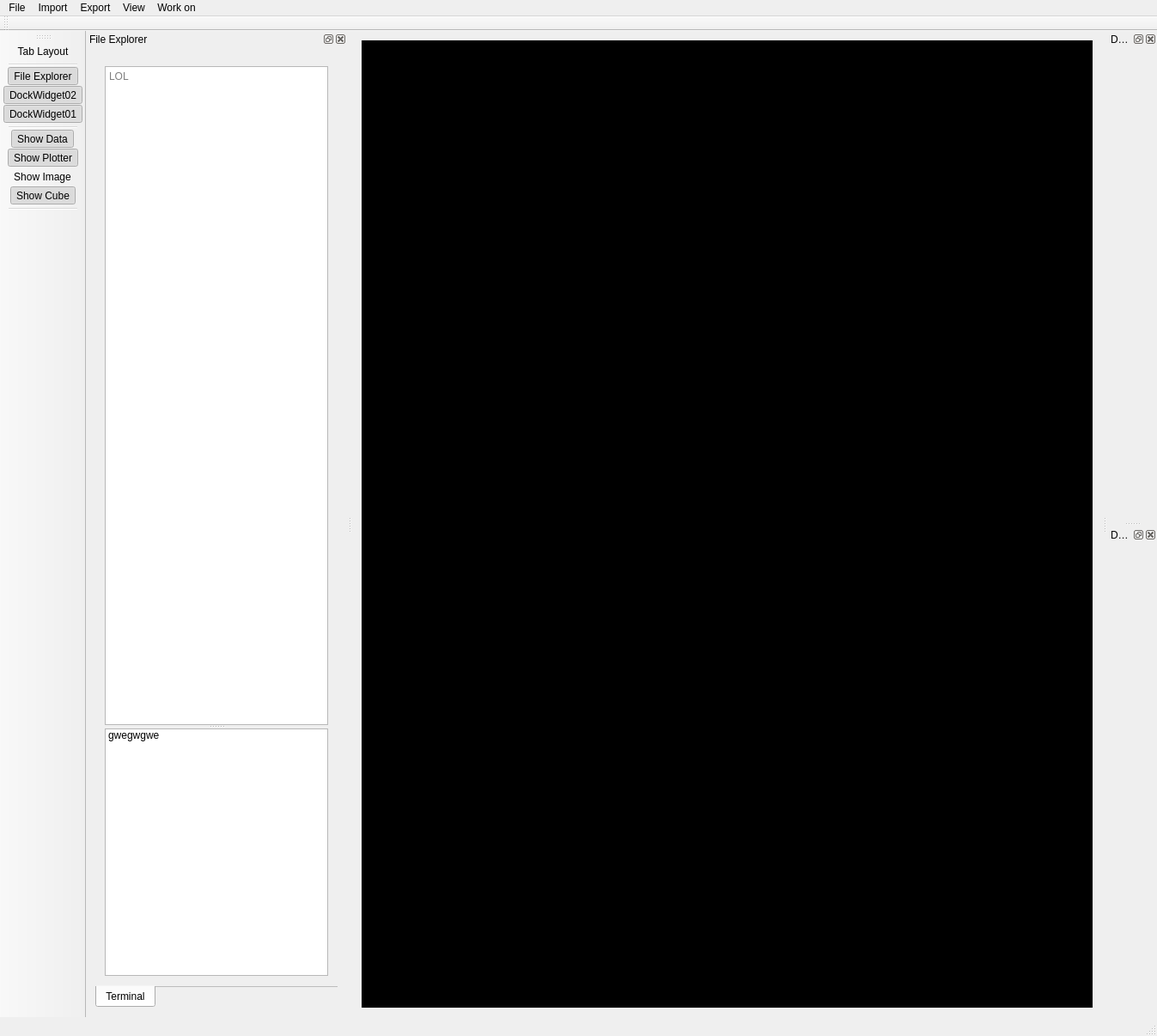
<?xml version="1.0" encoding="UTF-8"?>
<ui version="4.0">
 <class>EnVision_baseUI</class>
 <widget class="QMainWindow" name="EnVision_baseUI">
  <property name="geometry">
   <rect>
    <x>0</x>
    <y>0</y>
    <width>1347</width>
    <height>1206</height>
   </rect>
  </property>
  <property name="windowTitle">
   <string>EnVision</string>
  </property>
  <property name="documentMode">
   <bool>true</bool>
  </property>
  <property name="dockNestingEnabled">
   <bool>true</bool>
  </property>
  <widget class="QWidget" name="centralWidget">
   <layout class="QGridLayout" name="gridLayout">
    <property name="leftMargin">
     <number>0</number>
    </property>
    <property name="topMargin">
     <number>0</number>
    </property>
    <property name="rightMargin">
     <number>0</number>
    </property>
    <property name="bottomMargin">
     <number>0</number>
    </property>
    <item row="0" column="0">
     <widget class="QStackedWidget" name="stackedWidget">
      <property name="lineWidth">
       <number>0</number>
      </property>
      <property name="currentIndex">
       <number>1</number>
      </property>
      <widget class="QWidget" name="page_Maintenance">
       <layout class="QGridLayout" name="gridLayout_9"/>
      </widget>
      <widget class="QWidget" name="page_Data">
       <layout class="QGridLayout" name="gridLayout_2">
        <item row="0" column="0">
         <widget class="QMdiArea" name="mdiArea">
          <property name="cursor" stdset="0">
           <cursorShape>ArrowCursor</cursorShape>
          </property>
          <property name="lineWidth">
           <number>0</number>
          </property>
          <property name="verticalScrollBarPolicy">
           <enum>Qt::ScrollBarAlwaysOff</enum>
          </property>
          <property name="horizontalScrollBarPolicy">
           <enum>Qt::ScrollBarAlwaysOff</enum>
          </property>
          <property name="sizeAdjustPolicy">
           <enum>QAbstractScrollArea::AdjustToContents</enum>
          </property>
          <property name="background">
           <brush brushstyle="SolidPattern">
            <color alpha="255">
             <red>0</red>
             <green>0</green>
             <blue>0</blue>
            </color>
           </brush>
          </property>
          <property name="viewMode">
           <enum>QMdiArea::TabbedView</enum>
          </property>
          <property name="documentMode">
           <bool>true</bool>
          </property>
          <property name="tabsMovable">
           <bool>true</bool>
          </property>
          <property name="tabShape">
           <enum>QTabWidget::Triangular</enum>
          </property>
          <widget class="QWidget" name="Plotter">
           <property name="windowTitle">
            <string>Plotter</string>
           </property>
           <layout class="QGridLayout" name="gridLayout_3"/>
          </widget>
          <widget class="QWidget" name="Data">
           <property name="windowTitle">
            <string>Data</string>
           </property>
           <layout class="QGridLayout" name="gridLayout_4"/>
          </widget>
          <widget class="QWidget" name="Cube">
           <property name="windowTitle">
            <string>Cube</string>
           </property>
           <layout class="QGridLayout" name="gridLayout_8"/>
          </widget>
          <widget class="QWidget" name="Image">
           <property name="windowTitle">
            <string>Image</string>
           </property>
           <layout class="QGridLayout" name="gridLayout_11"/>
          </widget>
         </widget>
        </item>
       </layout>
      </widget>
     </widget>
    </item>
   </layout>
  </widget>
  <widget class="QMenuBar" name="menuBar">
   <property name="geometry">
    <rect>
     <x>0</x>
     <y>0</y>
     <width>1347</width>
     <height>21</height>
    </rect>
   </property>
   <widget class="QMenu" name="menuImport">
    <property name="title">
     <string>Import</string>
    </property>
   </widget>
   <widget class="QMenu" name="menuExport">
    <property name="title">
     <string>Export</string>
    </property>
   </widget>
   <widget class="QMenu" name="menuView">
    <property name="title">
     <string>View</string>
    </property>
    <addaction name="separator"/>
    <addaction name="actionCascade"/>
    <addaction name="actionTile"/>
    <addaction name="actionOverview"/>
   </widget>
   <widget class="QMenu" name="menuWork_on">
    <property name="title">
     <string>Work on</string>
    </property>
    <addaction name="actionColorma"/>
    <addaction name="actionRotate"/>
    <addaction name="actionZoom"/>
    <addaction name="actionPan"/>
   </widget>
   <widget class="QMenu" name="menuFile">
    <property name="title">
     <string>File</string>
    </property>
    <addaction name="actionSave_state"/>
    <addaction name="actionReload_state"/>
    <addaction name="actionExit"/>
   </widget>
   <addaction name="menuFile"/>
   <addaction name="menuImport"/>
   <addaction name="menuExport"/>
   <addaction name="menuView"/>
   <addaction name="menuWork_on"/>
  </widget>
  <widget class="QToolBar" name="mainToolBar">
   <property name="windowTitle">
    <string>menuBar_01</string>
   </property>
   <attribute name="toolBarArea">
    <enum>TopToolBarArea</enum>
   </attribute>
   <attribute name="toolBarBreak">
    <bool>false</bool>
   </attribute>
  </widget>
  <widget class="QStatusBar" name="statusBar"/>
  <widget class="QToolBar" name="toolBar">
   <property name="windowTitle">
    <string>toolBar_Left</string>
   </property>
   <attribute name="toolBarArea">
    <enum>LeftToolBarArea</enum>
   </attribute>
   <attribute name="toolBarBreak">
    <bool>false</bool>
   </attribute>
   <addaction name="actionSwitchTileOrCascade"/>
   <addaction name="separator"/>
   <addaction name="actionToggleDockWidget03"/>
   <addaction name="actionToggleDockWidget02"/>
   <addaction name="actionToggleDockWidget01"/>
   <addaction name="separator"/>
   <addaction name="actionToggleTableWidget"/>
   <addaction name="actionTogglePlotWidget"/>
   <addaction name="actionToggleImageWidget"/>
   <addaction name="actionToggleCubeWidget"/>
   <addaction name="separator"/>
  </widget>
  <widget class="QDockWidget" name="dockWidget_01">
   <property name="windowTitle">
    <string>DockWidget01</string>
   </property>
   <attribute name="dockWidgetArea">
    <number>2</number>
   </attribute>
   <widget class="QWidget" name="dockWidgetContents">
    <layout class="QGridLayout" name="gridLayout_5"/>
   </widget>
  </widget>
  <widget class="QDockWidget" name="dockWidget_02">
   <property name="windowTitle">
    <string>DockWidget02</string>
   </property>
   <attribute name="dockWidgetArea">
    <number>2</number>
   </attribute>
   <widget class="QWidget" name="dockWidgetContents_2">
    <layout class="QGridLayout" name="gridLayout_10"/>
   </widget>
  </widget>
  <widget class="QDockWidget" name="dockWidget_03">
   <property name="minimumSize">
    <size>
     <width>191</width>
     <height>390</height>
    </size>
   </property>
   <property name="accessibleName">
    <string/>
   </property>
   <property name="autoFillBackground">
    <bool>false</bool>
   </property>
   <property name="floating">
    <bool>false</bool>
   </property>
   <property name="allowedAreas">
    <set>Qt::LeftDockWidgetArea|Qt::RightDockWidgetArea</set>
   </property>
   <property name="windowTitle">
    <string>File Explorer</string>
   </property>
   <attribute name="dockWidgetArea">
    <number>1</number>
   </attribute>
   <widget class="QWidget" name="dockWidgetContents_3">
    <layout class="QGridLayout" name="gridLayout_6">
     <item row="1" column="0">
      <widget class="QTabWidget" name="tabWidget_filedialog">
       <property name="tabPosition">
        <enum>QTabWidget::South</enum>
       </property>
       <property name="tabShape">
        <enum>QTabWidget::Rounded</enum>
       </property>
       <property name="currentIndex">
        <number>0</number>
       </property>
       <property name="documentMode">
        <bool>true</bool>
       </property>
       <property name="tabBarAutoHide">
        <bool>false</bool>
       </property>
       <widget class="QWidget" name="tab_2">
        <attribute name="title">
         <string>Terminal</string>
        </attribute>
        <layout class="QGridLayout" name="gridLayout_7">
         <item row="0" column="0">
          <widget class="QSplitter" name="splitter">
           <property name="orientation">
            <enum>Qt::Vertical</enum>
           </property>
           <widget class="QTextBrowser" name="textBrowser">
            <property name="documentTitle">
             <string>THIS IS A TEST</string>
            </property>
            <property name="textInteractionFlags">
             <set>Qt::LinksAccessibleByKeyboard|Qt::LinksAccessibleByMouse|Qt::TextBrowserInteraction|Qt::TextEditable|Qt::TextEditorInteraction|Qt::TextSelectableByKeyboard|Qt::TextSelectableByMouse</set>
            </property>
            <property name="placeholderText">
             <string>LOL</string>
            </property>
           </widget>
           <widget class="QListWidget" name="listWidget_term">
            <property name="sizeAdjustPolicy">
             <enum>QAbstractScrollArea::AdjustToContents</enum>
            </property>
            <property name="editTriggers">
             <set>QAbstractItemView::AnyKeyPressed|QAbstractItemView::DoubleClicked|QAbstractItemView::EditKeyPressed|QAbstractItemView::SelectedClicked</set>
            </property>
            <property name="alternatingRowColors">
             <bool>true</bool>
            </property>
            <property name="modelColumn">
             <number>0</number>
            </property>
            <property name="uniformItemSizes">
             <bool>false</bool>
            </property>
            <property name="selectionRectVisible">
             <bool>true</bool>
            </property>
            <item>
             <property name="text">
              <string>gwegwgwe</string>
             </property>
             <property name="flags">
              <set>ItemIsSelectable|ItemIsEditable|ItemIsDragEnabled|ItemIsUserCheckable|ItemIsEnabled</set>
             </property>
            </item>
           </widget>
          </widget>
         </item>
        </layout>
       </widget>
      </widget>
     </item>
    </layout>
   </widget>
  </widget>
  <action name="actionCascade">
   <property name="text">
    <string>Cascade</string>
   </property>
  </action>
  <action name="actionTile">
   <property name="text">
    <string>Tile</string>
   </property>
  </action>
  <action name="actionOverview">
   <property name="text">
    <string>Overview</string>
   </property>
  </action>
  <action name="actionColorma">
   <property name="text">
    <string>Overlay</string>
   </property>
  </action>
  <action name="actionRotate">
   <property name="text">
    <string>Rotate</string>
   </property>
  </action>
  <action name="actionZoom">
   <property name="text">
    <string>Zoom</string>
   </property>
  </action>
  <action name="actionPan">
   <property name="text">
    <string>Pan</string>
   </property>
  </action>
  <action name="actionExit">
   <property name="text">
    <string>Exit</string>
   </property>
  </action>
  <action name="actionSave_state">
   <property name="text">
    <string>Save state</string>
   </property>
  </action>
  <action name="actionSwitchTileOrCascade">
   <property name="checkable">
    <bool>false</bool>
   </property>
   <property name="checked">
    <bool>false</bool>
   </property>
   <property name="text">
    <string>Tab Layout</string>
   </property>
   <property name="toolTip">
    <string>CTRL+T: Change Tab Layout</string>
   </property>
  </action>
  <action name="actionToggleDockWidget03">
   <property name="checkable">
    <bool>true</bool>
   </property>
   <property name="checked">
    <bool>true</bool>
   </property>
   <property name="text">
    <string>File Explorer</string>
   </property>
   <property name="toolTip">
    <string>Hide/Show File Dialog</string>
   </property>
  </action>
  <action name="actionToggleDockWidget02">
   <property name="checkable">
    <bool>true</bool>
   </property>
   <property name="checked">
    <bool>true</bool>
   </property>
   <property name="text">
    <string>DockWidget02</string>
   </property>
   <property name="toolTip">
    <string>Hide/Show Widget02</string>
   </property>
  </action>
  <action name="actionToggleDockWidget01">
   <property name="checkable">
    <bool>true</bool>
   </property>
   <property name="checked">
    <bool>true</bool>
   </property>
   <property name="text">
    <string>DockWidget01</string>
   </property>
   <property name="toolTip">
    <string>Hide/Show Widget01</string>
   </property>
  </action>
  <action name="actionToggleImageWidget">
   <property name="checkable">
    <bool>true</bool>
   </property>
   <property name="text">
    <string>Show Image</string>
   </property>
   <property name="toolTip">
    <string>Hide/Show Image</string>
   </property>
  </action>
  <action name="actionToggleTableWidget">
   <property name="checkable">
    <bool>true</bool>
   </property>
   <property name="checked">
    <bool>true</bool>
   </property>
   <property name="text">
    <string>Show Data</string>
   </property>
   <property name="toolTip">
    <string>Hide/Show Table</string>
   </property>
  </action>
  <action name="actionTogglePlotWidget">
   <property name="checkable">
    <bool>true</bool>
   </property>
   <property name="checked">
    <bool>true</bool>
   </property>
   <property name="text">
    <string>Show Plotter</string>
   </property>
   <property name="toolTip">
    <string>Hide/Show Plot</string>
   </property>
  </action>
  <action name="actionReload_state">
   <property name="text">
    <string>Reload state</string>
   </property>
  </action>
  <action name="actionToggleCubeWidget">
   <property name="checkable">
    <bool>true</bool>
   </property>
   <property name="checked">
    <bool>true</bool>
   </property>
   <property name="text">
    <string>Show Cube</string>
   </property>
   <property name="toolTip">
    <string>Hide/Show Cube</string>
   </property>
  </action>
 </widget>
 <layoutdefault spacing="6" margin="11"/>
 <resources>
  <include location="../Resources/envision.qrc"/>
 </resources>
 <connections/>
</ui>
